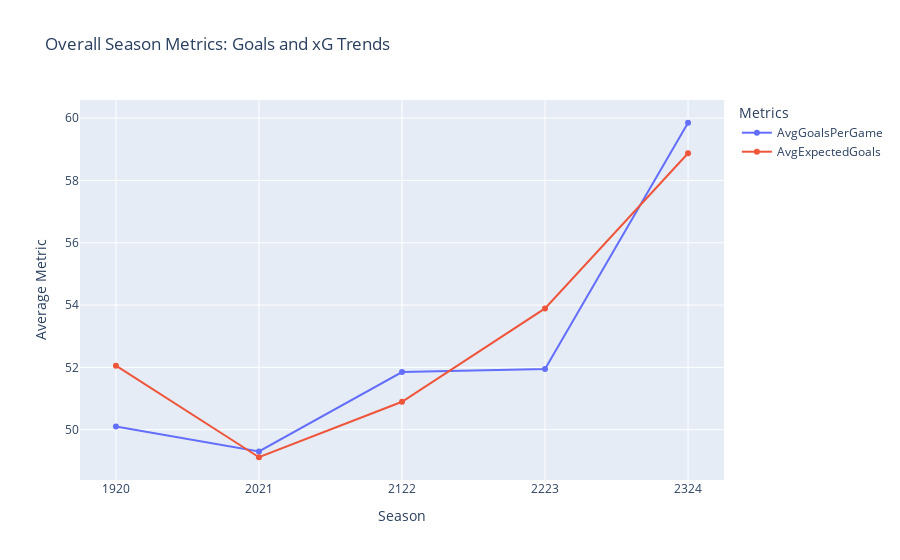
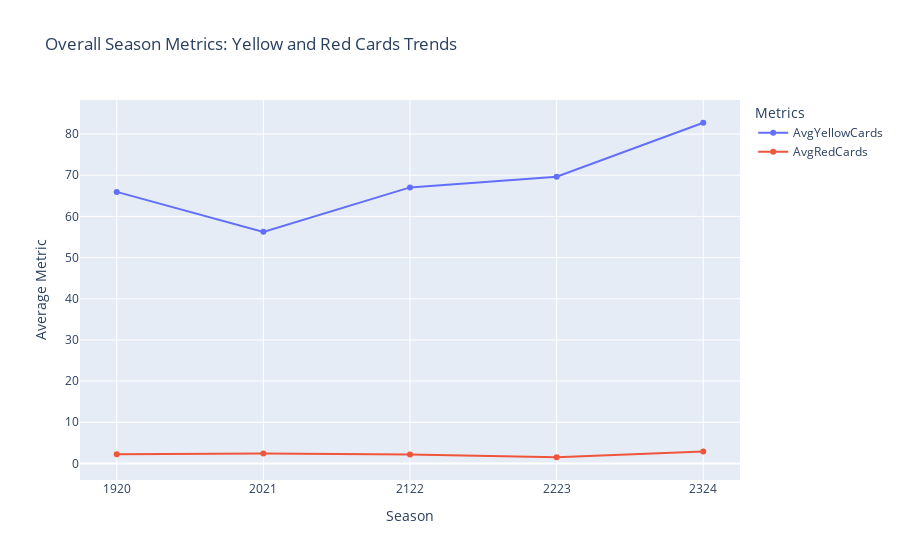

Notebook source saved alongside these figures, in order:
### Markdown cell above
### League-Level Analysis
- Overall season metrics (e.g., avg goals per game, xG trends, discipline trend)

### Code cell
# Overall Season metrics

query = """
SELECT 
    Season,
    AVG(Goals) AS AvgGoalsPerGame,
    AVG(ExpectedGoals) AS AvgExpectedGoals,
    AVG(YellowCards) AS AvgYellowCards,
    AVG(RedCards) AS AvgRedCards
FROM 
    TeamStatistics
WHERE
    Season != '2425'
GROUP BY 
    Season
ORDER BY 
    Season;
"""
season_metrics = pd.read_sql(query, conn)

# Plot trends for goals, and xG
fig1 = px.line(season_metrics, x='Season', y=[
            'AvgGoalsPerGame', 
            'AvgExpectedGoals'
            ],
            title="Overall Season Metrics: Goals and xG Trends",
            labels={"value": "Average Metric", "Season": "Season"},
            markers=True)
fig1.update_layout(legend_title_text="Metrics")
fig1.show()

# Plot trends for yellow and red cards
fig2 = px.line(season_metrics, x='Season', y=[
            'AvgYellowCards', 
            'AvgRedCards'
            ],
            title="Overall Season Metrics: Yellow and Red Cards Trends",
            labels={"value": "Average Metric", "Season": "Season"},
            markers=True)
fig2.update_layout(legend_title_text="Metrics")
fig2.show()

### Figure 1 — Plotly figure (JSON) as saved in the notebook; plotly's stock layout.template omitted (floating-point values rounded to 4 significant figures)
{"data": [{"hovertemplate": "variable=AvgGoalsPerGame<br>Season=%{x}<br>Average Metric=%{y}<extra></extra>", "legendgroup": "AvgGoalsPerGame", "line": {"color": "#636efa", "dash": "solid"}, "marker": {"symbol": "circle"}, "mode": "lines+markers", "name": "AvgGoalsPerGame", "orientation": "v", "showlegend": true, "type": "scatter", "x": ["1920", "2021", "2122", "2223", "2324"], "xaxis": "x", "y": [50.1, 49.3, 51.85, 51.95, 59.85], "yaxis": "y"}, {"hovertemplate": "variable=AvgExpectedGoals<br>Season=%{x}<br>Average Metric=%{y}<extra></extra>", "legendgroup": "AvgExpectedGoals", "line": {"color": "#EF553B", "dash": "solid"}, "marker": {"symbol": "circle"}, "mode": "lines+markers", "name": "AvgExpectedGoals", "orientation": "v", "showlegend": true, "type": "scatter", "x": ["1920", "2021", "2122", "2223", "2324"], "xaxis": "x", "y": [52.05, 49.11, 50.89, 53.89, 58.87], "yaxis": "y"}], "layout": {"legend": {"title": {"text": "Metrics"}, "tracegroupgap": 0}, "title": {"text": "Overall Season Metrics: Goals and xG Trends"}, "xaxis": {"anchor": "y", "domain": [0, 1], "title": {"text": "Season"}}, "yaxis": {"anchor": "x", "domain": [0, 1], "title": {"text": "Average Metric"}}}}

### Figure 2 — Plotly figure (JSON) as saved in the notebook; plotly's stock layout.template omitted (floating-point values rounded to 4 significant figures)
{"data": [{"hovertemplate": "variable=AvgYellowCards<br>Season=%{x}<br>Average Metric=%{y}<extra></extra>", "legendgroup": "AvgYellowCards", "line": {"color": "#636efa", "dash": "solid"}, "marker": {"symbol": "circle"}, "mode": "lines+markers", "name": "AvgYellowCards", "orientation": "v", "showlegend": true, "type": "scatter", "x": ["1920", "2021", "2122", "2223", "2324"], "xaxis": "x", "y": [65.95, 56.25, 67.05, 69.65, 82.75], "yaxis": "y"}, {"hovertemplate": "variable=AvgRedCards<br>Season=%{x}<br>Average Metric=%{y}<extra></extra>", "legendgroup": "AvgRedCards", "line": {"color": "#EF553B", "dash": "solid"}, "marker": {"symbol": "circle"}, "mode": "lines+markers", "name": "AvgRedCards", "orientation": "v", "showlegend": true, "type": "scatter", "x": ["1920", "2021", "2122", "2223", "2324"], "xaxis": "x", "y": [2.25, 2.4, 2.15, 1.5, 2.9], "yaxis": "y"}], "layout": {"legend": {"title": {"text": "Metrics"}, "tracegroupgap": 0}, "title": {"text": "Overall Season Metrics: Yellow and Red Cards Trends"}, "xaxis": {"anchor": "y", "domain": [0, 1], "title": {"text": "Season"}}, "yaxis": {"anchor": "x", "domain": [0, 1], "title": {"text": "Average Metric"}}}}
